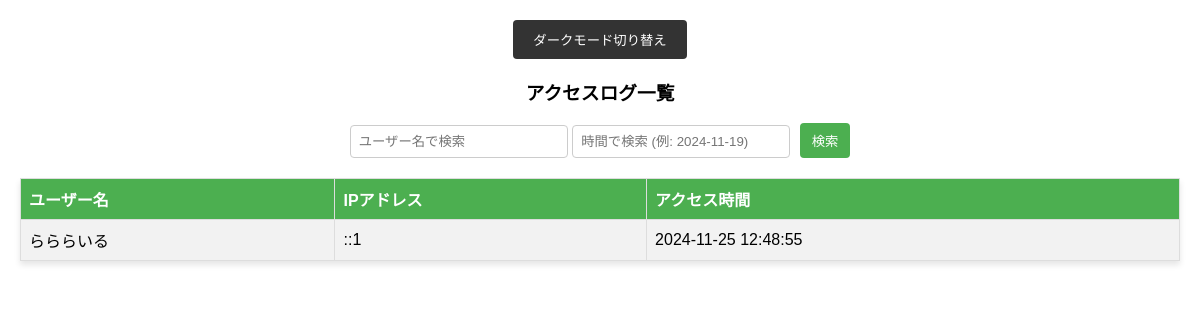
Before: /PHP/access_log.php with the older database file.
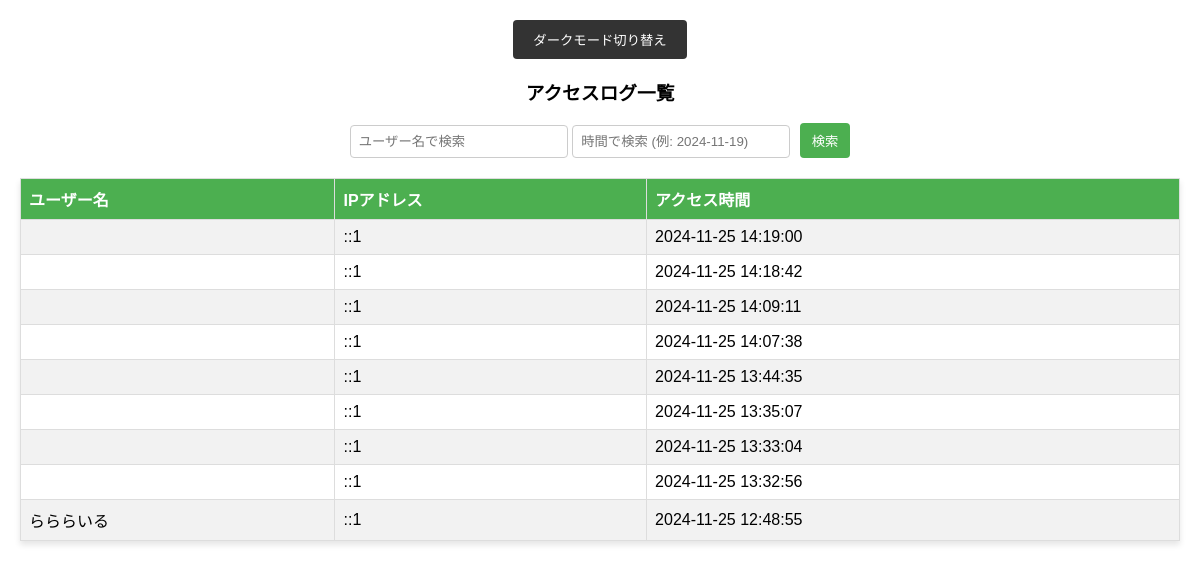
After: the same page with the newer database file.
### tables this page shows
CREATE TABLE `access_logs` (
  `id` int(11) NOT NULL,
  `username` varchar(255) DEFAULT NULL,
  `ip_address` varchar(45) DEFAULT NULL,
  `access_time` datetime DEFAULT NULL
);

### PHP/access_log.php (the view, shortened to what this page needs)
<?php
$pdo = dbConnect();
$searchUsername = isset($_GET['search_username']) ? trim($_GET['search_username']) : '';
$searchTime = isset($_GET['search_time']) ? trim($_GET['search_time']) : '';
try {
    $sql = "SELECT * FROM access_logs WHERE 1=1";
    $sql .= " ORDER BY access_time DESC";
    $stmt = $pdo->prepare($sql);
    $stmt->execute();
    $logs = $stmt->fetchAll(PDO::FETCH_ASSOC);
} catch (PDOException $e) {
    echo "エラー: " . $e->getMessage();
}
?>
<!DOCTYPE html>
<html lang="ja">
<head>
</head>
<body>
    <div class="dark-mode-toggle">
        <button onclick="toggleDarkMode()">ダークモード切り替え</button>
    </div>
    <h3>アクセスログ一覧</h3>
    <div class="search-container">
        <form method="GET">
            <input type="text" name="search_username" placeholder="ユーザー名で検索" value="<?= htmlspecialchars($searchUsername) ?>">
            <input type="text" name="search_time" placeholder="時間で検索 (例: 2024-11-19)" value="<?= htmlspecialchars($searchTime) ?>">
            <button type="submit">検索</button>
        </form>
    </div>
    <table>
        <tr>
            <th>ユーザー名</th>
            <th>IPアドレス</th>
            <th>アクセス時間</th>
        </tr>
        <?php if (!empty($logs)): ?>
            <?php foreach ($logs as $log): ?>
            <tr>
                <td><?= htmlspecialchars($log['username']) ?></td>
                <td><?= htmlspecialchars($log['ip_address']) ?></td>
                <td><?= htmlspecialchars($log['access_time']) ?></td>
            </tr>
            <?php endforeach; ?>
        <?php else: ?>
            <tr>
                <td colspan="4" style="text-align: center;">該当するデータがありません。</td>
            </tr>
        <?php endif; ?>
    </table>
</body>
</html>

Changed rows visible on the page:
added access_logs: ip_address "::1", access_time "2024-11-25 14:19:00"
added access_logs: ip_address "::1", access_time "2024-11-25 14:18:42"
added access_logs: ip_address "::1", access_time "2024-11-25 14:09:11"
added access_logs: ip_address "::1", access_time "2024-11-25 14:07:38"
added access_logs: ip_address "::1", access_time "2024-11-25 13:44:35"
added access_logs: ip_address "::1", access_time "2024-11-25 13:35:07"
added access_logs: ip_address "::1", access_time "2024-11-25 13:33:04"
added access_logs: ip_address "::1", access_time "2024-11-25 13:32:56"
